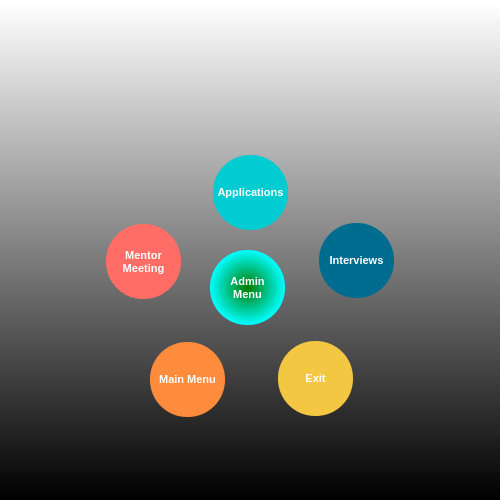
<?xml version="1.0" encoding="UTF-8"?>
<ui version="4.0">
 <class>Form</class>
 <widget class="QWidget" name="Form">
  <property name="geometry">
   <rect>
    <x>0</x>
    <y>0</y>
    <width>500</width>
    <height>500</height>
   </rect>
  </property>
  <property name="minimumSize">
   <size>
    <width>500</width>
    <height>500</height>
   </size>
  </property>
  <property name="maximumSize">
   <size>
    <width>500</width>
    <height>500</height>
   </size>
  </property>
  <property name="windowTitle">
   <string>USER ADMIN PREFENCE</string>
  </property>
  <property name="windowIcon">
   <iconset>
    <normaloff>pictures/wehere_icon.png</normaloff>pictures/wehere_icon.png</iconset>
  </property>
  <property name="styleSheet">
   <string notr="true">background-color: qlineargradient(spread:pad, x1:0.499773, y1:1, x2:0.5, y2:0.00568182, stop:0 rgba(0, 0, 0, 255), stop:1 rgba(255, 255, 255, 255));</string>
  </property>
  <widget class="QLabel" name="label">
   <property name="geometry">
    <rect>
     <x>120</x>
     <y>20</y>
     <width>261</width>
     <height>101</height>
    </rect>
   </property>
   <property name="styleSheet">
    <string notr="true">background-color: rgba(0, 0, 0,0%);</string>
   </property>
   <property name="text">
    <string/>
   </property>
   <property name="pixmap">
    <pixmap>pictures/wehere_logo.ico</pixmap>
   </property>
  </widget>
  <widget class="QLabel" name="label_2">
   <property name="geometry">
    <rect>
     <x>80</x>
     <y>130</y>
     <width>341</width>
     <height>311</height>
    </rect>
   </property>
   <property name="font">
    <font>
     <family>Arial</family>
     <pointsize>8</pointsize>
     <bold>true</bold>
    </font>
   </property>
   <property name="styleSheet">
    <string notr="true">background-color: rgba(0, 0, 0,0%);</string>
   </property>
   <property name="text">
    <string/>
   </property>
   <property name="pixmap">
    <pixmap>pictures/user_loop.png</pixmap>
   </property>
   <property name="scaledContents">
    <bool>true</bool>
   </property>
  </widget>
  <widget class="QPushButton" name="pushButton_user_admin_exit">
   <property name="geometry">
    <rect>
     <x>278</x>
     <y>341</y>
     <width>75</width>
     <height>75</height>
    </rect>
   </property>
   <property name="minimumSize">
    <size>
     <width>75</width>
     <height>75</height>
    </size>
   </property>
   <property name="maximumSize">
    <size>
     <width>75</width>
     <height>75</height>
    </size>
   </property>
   <property name="font">
    <font>
     <family>Arial</family>
     <pointsize>8</pointsize>
     <bold>true</bold>
    </font>
   </property>
   <property name="styleSheet">
    <string notr="true">QPushButton{
	border-radius : 37px;
	background-color: rgb(243, 199, 65);
	color: rgb(255, 255, 255);
}
QPushButton:hover{
	
	background-color: rgb(162, 132, 43);
}
</string>
   </property>
   <property name="text">
    <string>Exit</string>
   </property>
  </widget>
  <widget class="QPushButton" name="pushButton_user_admin_applications">
   <property name="geometry">
    <rect>
     <x>213</x>
     <y>155</y>
     <width>75</width>
     <height>75</height>
    </rect>
   </property>
   <property name="minimumSize">
    <size>
     <width>75</width>
     <height>75</height>
    </size>
   </property>
   <property name="maximumSize">
    <size>
     <width>75</width>
     <height>75</height>
    </size>
   </property>
   <property name="font">
    <font>
     <family>Arial</family>
     <pointsize>8</pointsize>
     <bold>true</bold>
    </font>
   </property>
   <property name="styleSheet">
    <string notr="true">QPushButton{
	border-radius : 37px;
	
	background-color: rgb(0, 204, 209);
	color: rgb(255, 255, 255);
}
QPushButton:hover{
	
	
	background-color: rgb(0, 251, 255);
}
</string>
   </property>
   <property name="text">
    <string>Applications</string>
   </property>
  </widget>
  <widget class="QPushButton" name="pushButton_user_admin_menu">
   <property name="geometry">
    <rect>
     <x>210</x>
     <y>250</y>
     <width>75</width>
     <height>75</height>
    </rect>
   </property>
   <property name="minimumSize">
    <size>
     <width>75</width>
     <height>75</height>
    </size>
   </property>
   <property name="maximumSize">
    <size>
     <width>75</width>
     <height>75</height>
    </size>
   </property>
   <property name="font">
    <font>
     <family>Arial</family>
     <pointsize>8</pointsize>
     <bold>true</bold>
    </font>
   </property>
   <property name="styleSheet">
    <string notr="true">QPushButton{
	border-radius : 37px;
	background-color: qradialgradient(spread:pad, cx:0.5, cy:0.5, radius:0.5, fx:0.5, fy:0.5, stop:0 rgba(0, 123, 0, 255), stop:1 rgba(0, 255, 255, 255));
	color: rgb(255, 255, 255);
}
QPushButton:hover{
	
	background-color: rgb(0, 170, 28);
}
</string>
   </property>
   <property name="text">
    <string>Admin
Menu</string>
   </property>
  </widget>
  <widget class="QPushButton" name="pushButton_user_admin_mentor_meeting">
   <property name="geometry">
    <rect>
     <x>106</x>
     <y>224</y>
     <width>75</width>
     <height>75</height>
    </rect>
   </property>
   <property name="minimumSize">
    <size>
     <width>75</width>
     <height>75</height>
    </size>
   </property>
   <property name="maximumSize">
    <size>
     <width>75</width>
     <height>75</height>
    </size>
   </property>
   <property name="font">
    <font>
     <family>Arial</family>
     <pointsize>8</pointsize>
     <bold>true</bold>
    </font>
   </property>
   <property name="styleSheet">
    <string notr="true">QPushButton{
	border-radius : 37px;
	background-color: rgb(255, 109, 102);
	color: rgb(255, 255, 255);
}
QPushButton:hover{
	background-color: rgb(195, 82, 78);
}
</string>
   </property>
   <property name="text">
    <string>Mentor 
Meeting</string>
   </property>
  </widget>
  <widget class="QPushButton" name="pushButton_user_admin_main_menu">
   <property name="geometry">
    <rect>
     <x>150</x>
     <y>342</y>
     <width>75</width>
     <height>75</height>
    </rect>
   </property>
   <property name="minimumSize">
    <size>
     <width>75</width>
     <height>75</height>
    </size>
   </property>
   <property name="maximumSize">
    <size>
     <width>75</width>
     <height>75</height>
    </size>
   </property>
   <property name="font">
    <font>
     <family>Arial</family>
     <pointsize>8</pointsize>
     <bold>true</bold>
    </font>
   </property>
   <property name="styleSheet">
    <string notr="true">QPushButton{
	border-radius : 37px;
	background-color: rgb(255, 140, 61);
	color: rgb(255, 255, 255);
}
QPushButton:hover{
	background-color: rgb(184, 100, 44);
}
</string>
   </property>
   <property name="text">
    <string>Main Menu</string>
   </property>
  </widget>
  <widget class="QPushButton" name="pushButton_user_admin_interviews">
   <property name="geometry">
    <rect>
     <x>319</x>
     <y>223</y>
     <width>75</width>
     <height>75</height>
    </rect>
   </property>
   <property name="minimumSize">
    <size>
     <width>75</width>
     <height>75</height>
    </size>
   </property>
   <property name="maximumSize">
    <size>
     <width>75</width>
     <height>75</height>
    </size>
   </property>
   <property name="font">
    <font>
     <family>Arial</family>
     <pointsize>8</pointsize>
     <bold>true</bold>
    </font>
   </property>
   <property name="styleSheet">
    <string notr="true">QPushButton{
	border-radius : 37px;
	background-color: rgb(0, 108, 143);
	color: rgb(255, 255, 255);
}
QPushButton:hover{
	background-color: rgb(0, 152, 198);
}
</string>
   </property>
   <property name="text">
    <string>Interviews</string>
   </property>
  </widget>
 </widget>
 <resources/>
 <connections/>
</ui>
